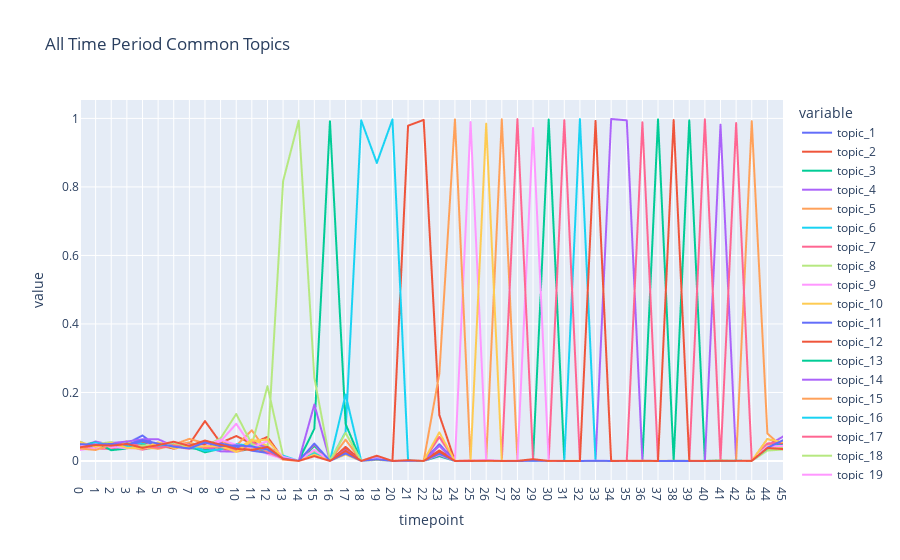

Notebook code for this chart:
### Code cell
td = pd.DataFrame()
for timepoint in range(best_mdl.num_timepoints):
    td_tmp = pd.DataFrame(
        np.stack([doc.get_topic_dist() for doc in best_mdl.docs if doc.timepoint == timepoint]),
        columns=["topic_{}".format(i + 1) for i in range(best_mdl.k)],
    )
    td_tmp["timepoint"] = timepoint
    td = pd.concat([td, td_tmp], ignore_index=True)
    del td_tmp

import plotly.express as px
fig = px.line(td, x="timepoint", y=td.columns,
            #   hover_data={"timepoint": "|%B %d, %Y"},
              title='All Time Period Common Topics')
fig.update_xaxes(
    dtick="M1",
    tickformat="%b %d",
    ticklabelmode="period")
fig.show()

# save the figure to html
fig.write_html('./main_df_output/MD_topic_plot.html')
